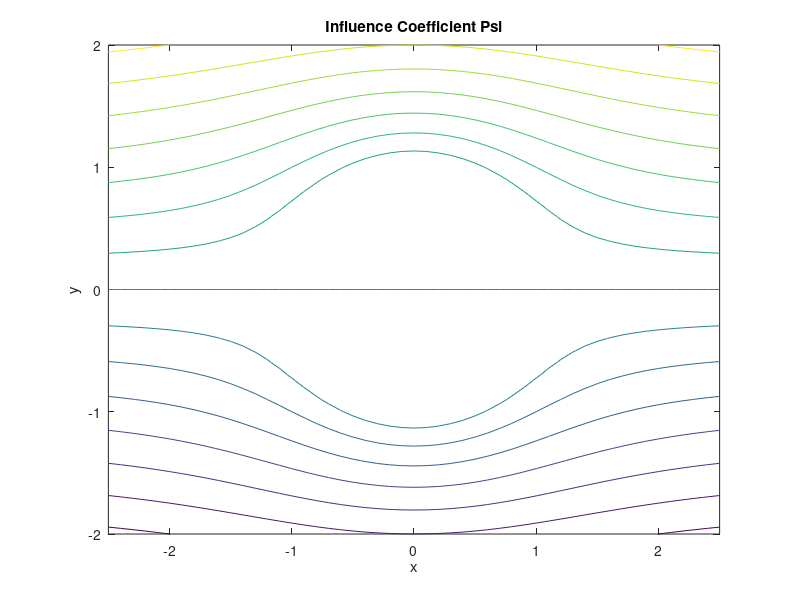

Here is the MATLAB script that generated this plot:
nv = 100;
nx = 51;
ny = 41;
c1 = -1.75:0.25:1.75;
xa = 4.1; 
xb = 2.2; 
ya = 1.3;
yb = 2.9;
xmin = -2.5;
xmax = 2.5;
ymin = -2;
ymax = 2;

% Step (i): Define the cylinder panels
np = 100;
theta = (0:np) * 2 * pi / np;
xs = cos(theta);  % x-coordinates of panel endpoints
ys = sin(theta);  % y-coordinates of panel endpoints

% Step (ii): Define vortex sheet strength at panel edges
g = -2 * sin(theta);  % vortex sheet strength

function [infa, infb] = panelinf(xa, ya, xb, yb, x, y)
    % Vector from A to B
    dx = xb - xa;
    dy = yb - ya;
    L = sqrt(dx^2 + dy^2);  % Panel length
    
    % Unit tangent and normal vectors
    t = [dx, dy] / L;
    n = [-dy, dx] / L;  % Rotate tangent vector 90 degrees CCW
    
    % Vector from A to field point
    rx = x - xa;
    ry = y - ya;

    
    % Transform field point to panel coordinates
    X = rx * t(1) + ry * t(2);
    Yin = rx * n(1) + ry * n(2);

    if abs(Yin) < 1e-5
        Y = 1e-5;
    else
        Y = Yin;
    end

    % Calculating I0
    I0 = -(1 / (4 * pi)) * ( ...
        X*log(X^2 + Y^2) - ...
        (X-L)*log((X-L)^2 + Y^2) - ...
        2*L + ...
        2*Y*(atan(X/Y) - atan((X - L) / Y)) );

    % Calculating I1
    I1 = 1/(8 * pi) * ((X^2 + Y^2) * log(X^2 + Y^2) ...
    - ((X - L)^2 + Y^2) * log((X - L)^2 + Y^2) ...
    - 2 * X * L + L^2);

    % Influence coefficient fa
    infa = (I0*(1-(X/L)) - (I1/L));

    % Influence coefficient fb
    infb = (I0*(X/L) + (I1/L));
  
end
 
% Generate grid and compute influence cofficients
for i = 1:nx
    for j = 1:ny
        xm(i,j) = xmin + (i-1)*(xmax-xmin)/(nx-1);
        ym(i,j) = ymin + (j-1)*(ymax-ymin)/(ny-1);
        psi(i,j) = ym(i,j);
        for p = 1:np
            [infa(i,j), infb(i,j)] = panelinf(xs(p), ys(p), xs(p+1), ys(p+1), xm(i,j), ym(i,j));
            psi(i,j) = psi(i,j) + (g(p)*infa(i,j)) + (g(p+1)*infb(i,j));
        end
    end
end

% Plot psi
figure(1)
contour(xm', ym', psi', c1)
xlabel('x'), ylabel('y')
title('Influence Coefficient Psi')
axis equal
